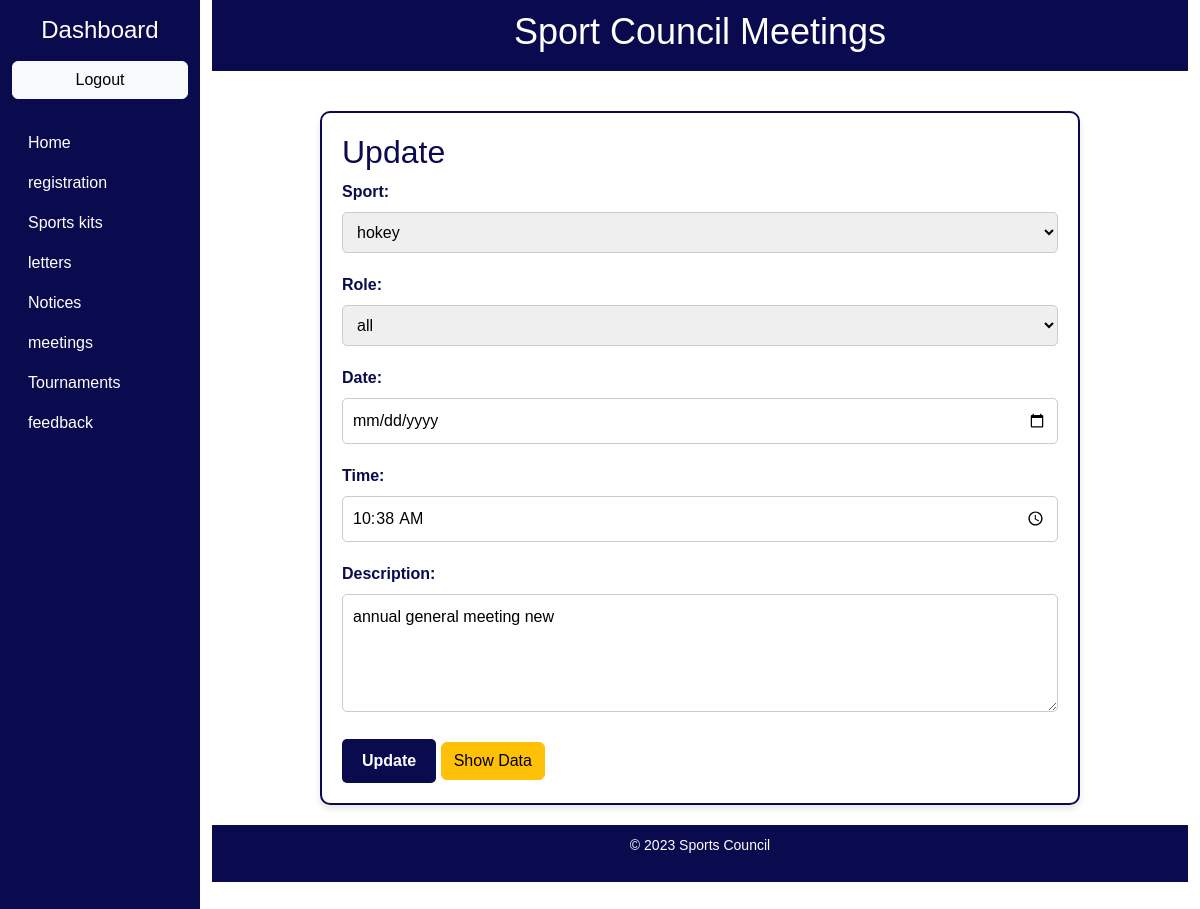
The page /edit.php?id=1 on the database its author committed.
### tables this page shows
CREATE TABLE `user` (
  `id` int(20) NOT NULL,
  `sport` varchar(255) NOT NULL,
  `role` varchar(255) NOT NULL,
  `date` date NOT NULL,
  `time` time NOT NULL,
  `description` text NOT NULL
);

### edit.php (the view, shortened to what this page needs)
<!DOCTYPE html>
<html lang="en">
<head>
    <link rel="stylesheet" href="css/bootstrap.min.css">
    <link rel="stylesheet" href="style.css">
</head>
<body>
    <div class="container-fluid">
        <div class="row">
            <nav class="col-md-2 col-12 sidebar">
                <div class="position-sticky">
                    <h4 class="my-3 text-center">Dashboard</h4>
                    <ul class="nav flex-column">
                         <button style="color:black;" class="btn btn-outline-light btn-primary btn-light">Logout</button><br>
              <li class="nav-item">
              <a class="nav-link active" href="admin_dashboard.php">Home</a>
            </li>
            <li class="nav-item">
              <a class="nav-link active" href="admin_dashboard_registration_details.php">registration</a>
            </li>
            <li class="nav-item">
              <a class="nav-link active" href="admin_dashboard_sports_kit.php">Sports kits</a>
            </li>
            <li class="nav-item">
              <a class="nav-link active" href="admin_dashboard_letters.php">letters</a>
            </li>
            <li class="nav-item">
              <a class="nav-link active" href="admin_notice.php">Notices</a>
            </li>
             <li class="nav-item">
              <a class="nav-link active" href="admin_meeting.php">meetings</a>
            </li>
            <li class="nav-item">
              <a class="nav-link active" href="admin_dashboard_tournament.php">Tournaments</a>
            </li>
            <li class="nav-item">
              <a class="nav-link active" href="admin_dashboard_feedback.php">feedback</a>
            </li>
          </ul>
                </div>
            </nav>
            <main class="col-md-10 col-12 ms-sm-auto">
            <div class="header">
                <h1>Sport Council Meetings</h1>
            </div>
            <div class="main">
                <div class="meeting-form">
                    <h2 style="color: #0A0B4F;">Update</h2>
                    <?php
include("DbConnector.php");
$id = $_GET['id'];
$sql = "SELECT * FROM user WHERE id = '$id'";
$result = mysqli_query($con, $sql);
$row = mysqli_fetch_assoc($result);
?>
                    <form id="noticeForm" method="POST" action="">
                        <div>
                            <label for="sport">Sport:</label>
                           <select id="sport" name="sport" value="" required>
                                <option value=""><?php echo $row['sport'];?></option>
                           </select>
                        </div>
                        <div>
                            <label for="meetingfor">Role:</label>
                            <select id="role" name="role" value=" " required>
                           <option value=""><?php echo $row['role']; ?></option>
    </select>
                        </div>
                        <div>
                            <label for="date">Date:</label>
                            <input type="date" id="date" name="date" value="<?php  echo $row['date']; ?>  " required>
                        </div>
                        <div>
                            <label for="time">Time:</label>
                            <input type="time" id="time" name="time" value="<?php echo $row['time']; ?>"   required>
                        </div>
                        <div>
                            <label for="description">Description:</label>
                            <textarea id="description" name="description" rows="4"  cols="50" value="" ><?php echo $row['description']; ?></textarea>
                        </div>
                        <div>
                           <button name="update" type="submit">Update</button>
                           <a href="admin_notices.php" class="btn btn-warning btn-md">Show Data</a>
                        </div>
                    </form>
                </div>
            </div>
            <footer>
                <p>&copy; 2023 Sports Council</p>
            </footer>
        </div>
    </div>
</body>
</html>

### style.css (style rules this page uses)
.sidebar { background-color: #0a0b4f; color: white; height: 1115px; }
.sidebar .nav-link { color: white; }
* { margin: 0px; padding: 0px; box-sizing: border-box; }
body { background-color: white; color: white; font-family: Arial, sans-serif; margin: 0; padding: 0; }
.header { background-color: #0a0b4f; text-align: center; padding: 10px; }
.header h1 { font-size: 36px; color: white; }
.main { max-width: 800px; margin: 0 auto; padding: 20px; }
form label { display: block; margin-bottom: 8px; font-weight: bold; color: #0a0b4f; }
.meeting-form { background-color: white; border: 2px solid #0a0b4f; border-radius: 10px; padding: 20px; box-shadow: 0 4px 6px rgba(0, 0, 0, 0.1); margin-top: 20px; }
.meeting-form { background-color: #ffffff; border-radius: 10px; padding: 20px; box-shadow: 0 4px 6px rgba(0, 0, 0, 0.1); margin-top: 20px; }
.meeting-form h2 { color: #0a0b4f; }
form label { display: block; margin-bottom: 8px; font-weight: bold; }
form input[type="date"], form input[type="time"], form input[type="text"], form textarea, form select { width: 100%; padding: 10px; margin-bottom: 20px; border: 1px solid #ccc; border-radius: 5px; }
form button[type="submit"] { background-color: #0a0b4f; color: white; padding: 10px 20px; border: none; border-radius: 5px; cursor: pointer; font-weight: bold; }
footer { text-align: center; padding: 10px; background-color: #0a0b4f; color: white; font-size: 14px; }

### rows shown on the page
user: sport "hokey", role "all", time "10:38:00", description "annual general meeting new"
